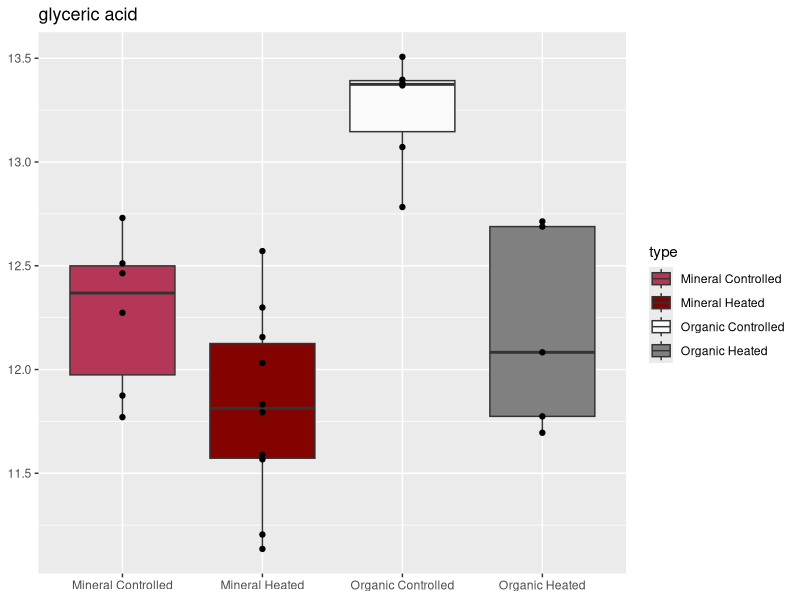
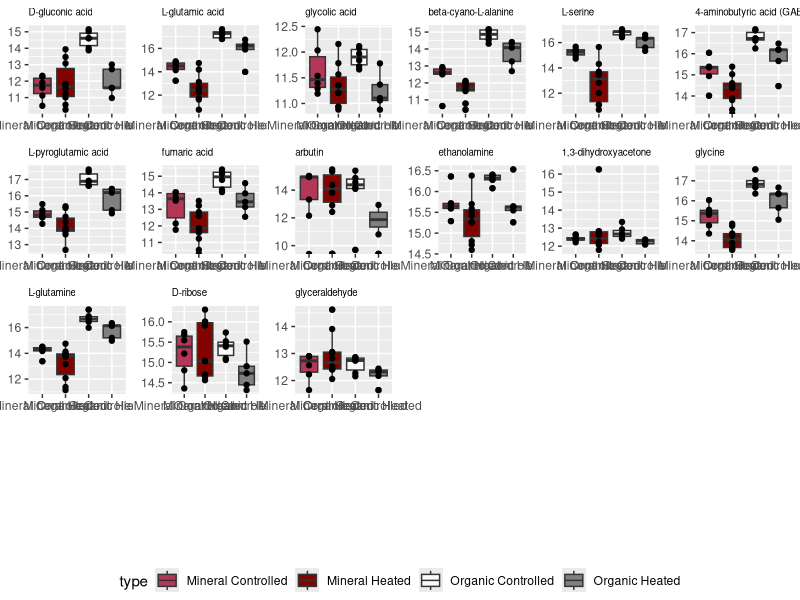
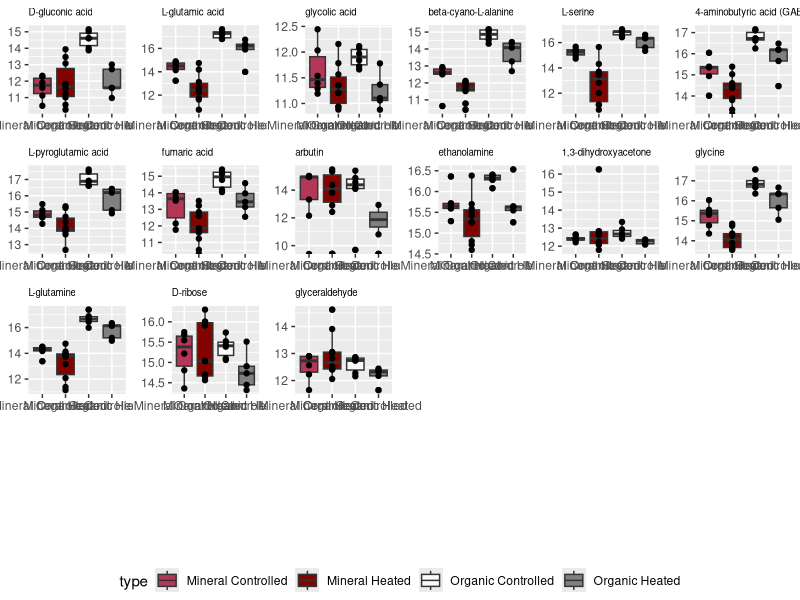
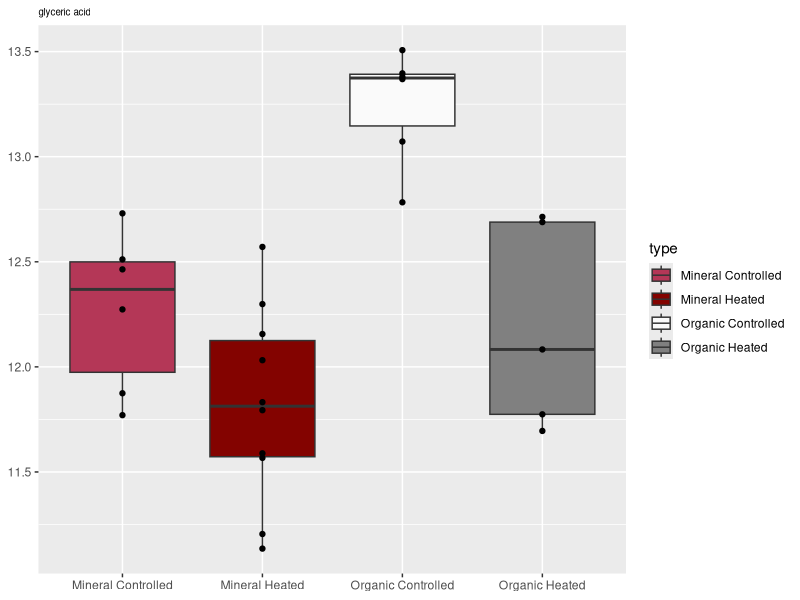
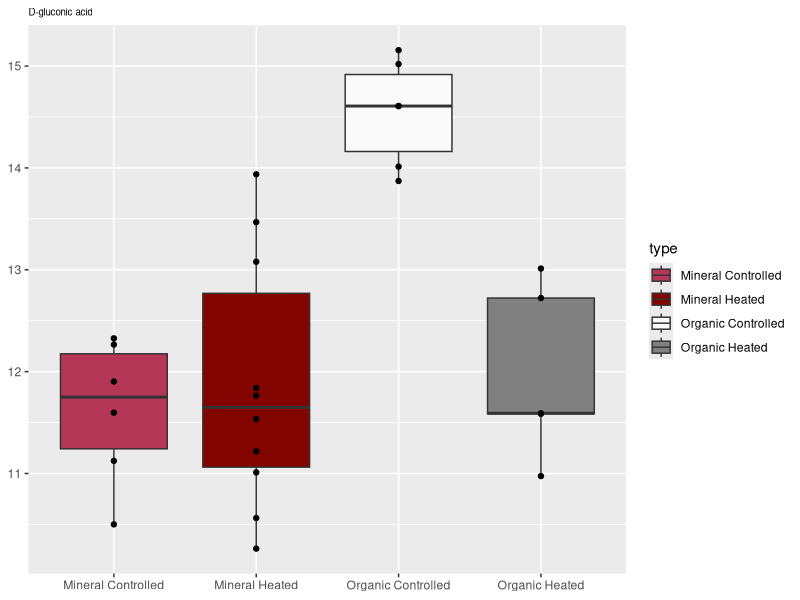
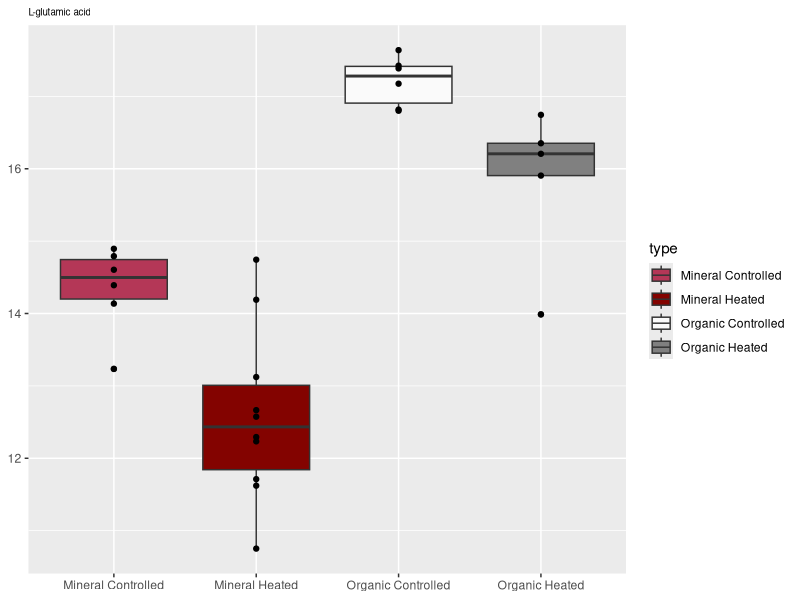
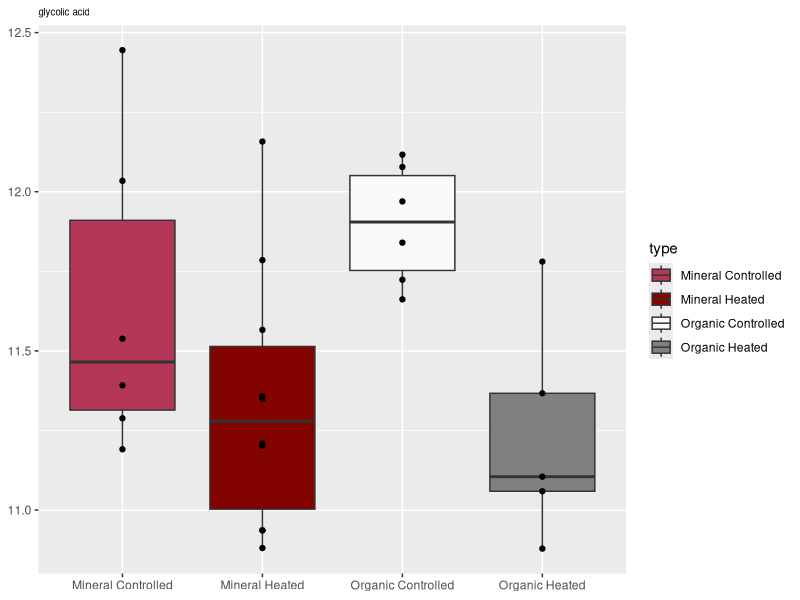
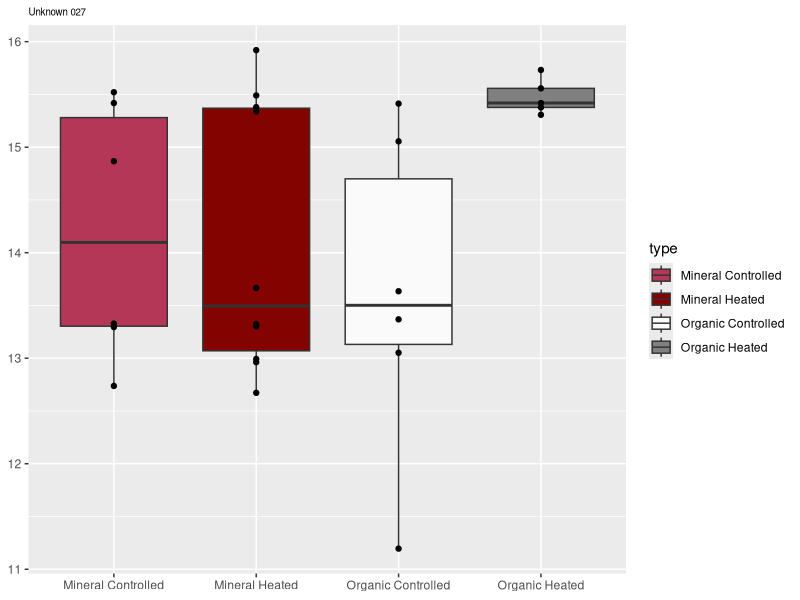

The R script that drew these images, in order:
## ---- chunk 1
knitr::opts_chunk$set(echo = TRUE)
## ---- chunk 2
library(tidyverse)
library(ggplot2)
library(data.table)
data <- as.data.frame(read.csv("EMSL_PNNL.csv"), header=TRUE)
new_data <- data[c(36,17,47,39,110,12,103,55,7,124,54,181,27,138,10,141,87,118,209,26,132,1,38,48,125,23,123,35,90,6,63),]
rownames(new_data) <- 1:nrow(new_data)
## ---- chunk 3
plot_list = list()
for (i in 1:31) {
  data_i <- new_data[i,]
  data_i_w <- data_i %>% gather("M_C_4_AB",	"M_C_7_AB",	"M_C_12_AB",	"M_C_14_AB",	"M_C_19_AB",	"M_C_30_AB",	"M_H_2_AB",	"M_H_2B",	"M_H_4_AB",	"M_H_11_AB",	"M_H_17_AB",	"M_H_26_AB",	"M_H_28_AB",	"M_H_30_AB",	"M_H_32_AB",	"M_H_34_AB",	"O_C_4_AB",	"O_C_12_AB",	"O_C_14_AB",	"O_C_19_AB",	"O_C_27_AB",	"O_C_34_AB",	"O_H_2_AB",	"O_H_4_AB",	"O_H_11_AB",	"O_H_17_AB",	"O_H_32_AB", key="type", value="frequencies")
  data_i_w$type <- c("Mineral Controlled", "Mineral Controlled", "Mineral Controlled", "Mineral Controlled", "Mineral Controlled", "Mineral Controlled", "Mineral Heated", "Mineral Heated", "Mineral Heated", "Mineral Heated", "Mineral Heated", "Mineral Heated", "Mineral Heated", "Mineral Heated", "Mineral Heated", "Mineral Heated", "Organic Controlled", "Organic Controlled", "Organic Controlled", "Organic Controlled", "Organic Controlled", "Organic Controlled", "Organic Heated", "Organic Heated", "Organic Heated", "Organic Heated", "Organic Heated")
 p = ggplot(data_i_w, aes(x=type, y=log(frequencies), fill=type, show.legend=FALSE)) +
        geom_boxplot() +
        scale_fill_manual(values=c("#B43757", "#830300", "#FAFAFA", "#808080")) +
        scale_alpha(range=c(.1, .1, .2, 1.)) +
        geom_point(show.legend = FALSE) +
        labs(title=new_data[i,1]) +
        theme(plot.title = element_text(size=7)) +
        theme(axis.title.x=element_blank(),
        axis.title.y=element_blank())
  plot_list[[i]] = p
}
## ---- chunk 4
pdf("organic_metabolites_plots.pdf")
for (i in 1:31) {
      print(i)
      print(plot_list[[i]])
}
dev.off()
## ---- chunk 5
p1 <- plot_list[[1]]  ### glyceric acid
p1 + theme(plot.title = element_text(size=13))
p2 <- plot_list[[2]]  ### D-glucagonic acid
p3 <- plot_list[[3]]  ### L-glutamic acid
p4 <- plot_list[[4]]  ### glycolic acid
p6 <- plot_list[[6]]  ### beta-cyano-L-alanine 
p8 <- plot_list[[8]]  ### L-serine
p9 <- plot_list[[9]]  ### GABA 1 ROW REMOVED
p11 <- plot_list[[11]] ### L-pyroglutamic acid
p13 <- plot_list[[13]] ## fumaric acid 1 REMOVED ROW
p15 <- plot_list[[15]] ### arbutin 8 ROWS REMOVED
p20 <- plot_list[[20]] ### ethanolamine
p22 <- plot_list[[22]] ### 1,3-dihydroxyacetone
p23 <- plot_list[[23]] ### glycine
p24 <- plot_list[[24]] ### L-glutamine
p26 <- plot_list[[26]] ### D-ribose
p28 <- plot_list[[28]] ### glyceraldehyde
p30 <- plot_list[[30]] ### 3-hydroxybutyric acid
p31 <- plot_list[[31]] ### melezitose
## ---- chunk 6
library(gridExtra)
library(grid)


grid_arrange_shared_legend <- function(..., ncol = length(list(...)), nrow = 1, position = c("bottom", "right")) {

  plots <- list(...)
  position <- match.arg(position)
  g <- ggplotGrob(plots[[1]] + theme(legend.position = position))$grobs
  legend <- g[[which(sapply(g, function(x) x$name) == "guide-box")]]
  lheight <- sum(legend$height)
  lwidth <- sum(legend$width)
  gl <- lapply(plots, function(x) x + theme(legend.position="none"))
  gl <- c(gl, ncol = ncol, nrow = nrow)

  combined <- switch(position,
                     "bottom" = arrangeGrob(do.call(arrangeGrob, gl),
                                            legend,
                                            ncol = 1,
                                            heights = unit.c(unit(1, "npc") - lheight, lheight)),
                     "right" = arrangeGrob(do.call(arrangeGrob, gl),
                                           legend,
                                           ncol = 2,
                                           widths = unit.c(unit(1, "npc") - lwidth, lwidth)))

  grid.newpage()
  grid.draw(combined)

  # return gtable invisibly
  invisible(combined)

}


plot_all <- grid_arrange_shared_legend(p2,p3,p4,p6,p8,p9,p11,p13,p15,p20,p22,p23,p24,p26, p28, ncol = 6, nrow = 4)
plot(plot_all)
